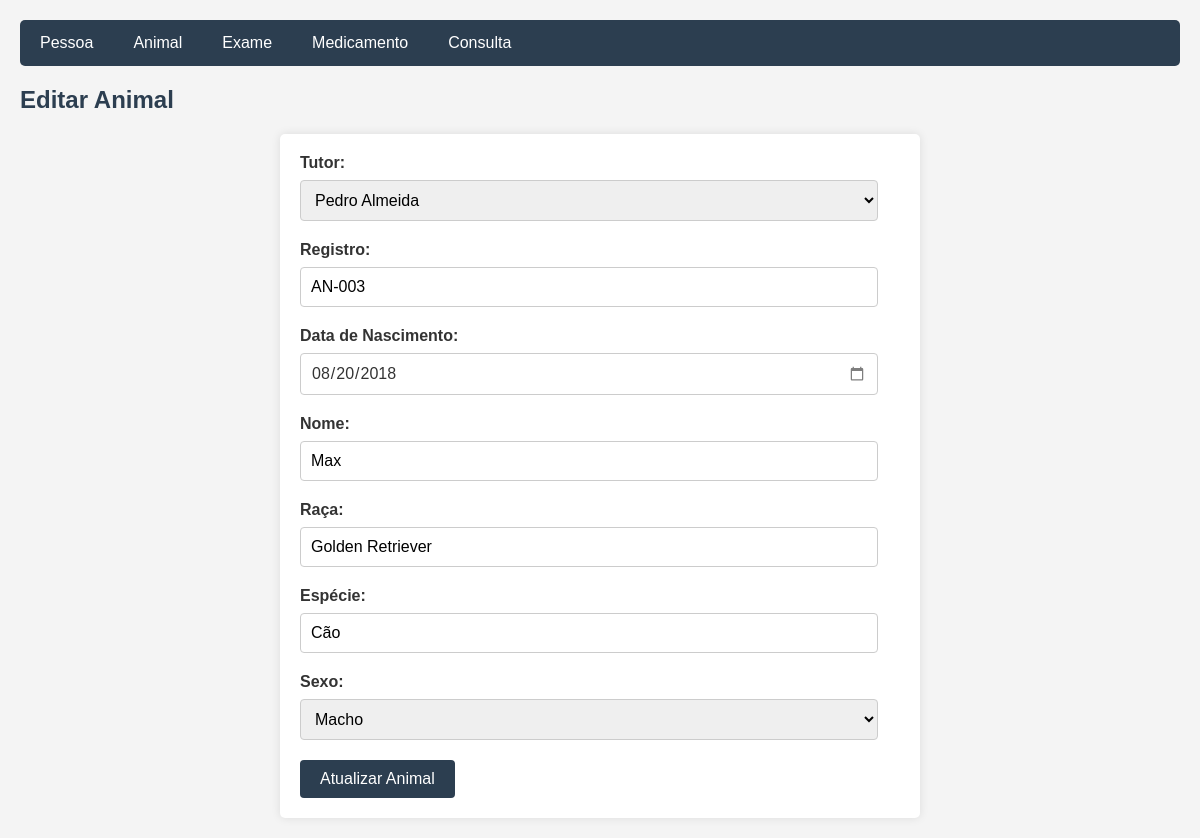
/Animal/update.php?idAnimal=3, run on the app's committed database.
### tables this page shows
CREATE TABLE IF NOT EXISTS Animal (
    idAnimal INT AUTO_INCREMENT NOT NULL PRIMARY KEY,
    idPessoa INT NOT NULL,
    registro VARCHAR(20) NOT NULL,
    dataNasc DATE NOT NULL,
    nome VARCHAR(60) NOT NULL,
    raca VARCHAR(60) NOT NULL,
    especie VARCHAR(60) NOT NULL,
    sexo ENUM('Macho', 'Fêmea') NOT NULL DEFAULT 'Macho',
    UNIQUE INDEX registro_UNIQUE (registro ASC) VISIBLE,
    CONSTRAINT fk_Animal_Pessoa
        FOREIGN KEY (idPessoa)
        REFERENCES Pessoa (idPessoa)
        ON DELETE RESTRICT
        ON UPDATE CASCADE);

### Animal/update.php (the view, shortened to what this page needs)
<?php
    include '../config.php';
    $idAnimal = $_GET['idAnimal'];
    $sql = "SELECT * FROM Animal WHERE idAnimal=$idAnimal";
    $result = $conn->query($sql);
    $row = $result->fetch_assoc();
?>
<!DOCTYPE html>
<html>
<head>
    <link rel="stylesheet" type="text/css" href="../styles.css">
</head>
<body>
    <div class="navbar">
        <a href="../Pessoa/index.php">Pessoa</a>
        <a href="index.php">Animal</a>
        <a href="../Exame/index.php">Exame</a>
        <a href="../Medicamento/index.php">Medicamento</a>
        <a href="../Consulta/index.php">Consulta</a>
    </div>
    <h2>Editar Animal</h2>
    <form method="post" action="">
        <label for="idPessoa">Tutor:</label>
        <select name="idPessoa" required>
            <?php
                include '../config.php';
                $sql = "SELECT idPessoa, nome FROM Pessoa";
                $resultTutors = $conn->query($sql);
                if ($resultTutors->num_rows > 0) {
                    while($tutor = $resultTutors->fetch_assoc()) {
                        $selected = $tutor['idPessoa'] == $row['idPessoa'] ? 'selected' : '';
                        echo "<option value='" . $tutor['idPessoa'] . "' $selected>" . $tutor['nome'] . "</option>";
                    }
                } else {
                    echo "<option value=''>Nenhum tutor disponível</option>";
                }
            ?>
        </select><br>
        <label for="registro">Registro:</label>
        <input type="text" name="registro" value="<?php echo $row['registro']; ?>" required><br>
        <label for="dataNasc">Data de Nascimento:</label>
        <input type="date" name="dataNasc" value="<?php echo $row['dataNasc']; ?>" required><br>
        <label for="nome">Nome:</label>
        <input type="text" name="nome" value="<?php echo $row['nome']; ?>" required><br>
        <label for="raca">Raça:</label>
        <input type="text" name="raca" value="<?php echo $row['raca']; ?>" required><br>
        <label for="especie">Espécie:</label>
        <input type="text" name="especie" value="<?php echo $row['especie']; ?>" required><br>
        <label for="sexo">Sexo:</label>
        <select name="sexo" required>
            <option value="Macho" <?php if ($row['sexo'] == 'Macho') echo 'selected'; ?>>Macho</option>
        </select><br>
        <input type="submit" value="Atualizar Animal">
    </form>
</body>
</html>

### styles.css (style rules this page uses)
body { font-family: Arial, sans-serif; background-color: #f4f4f4; margin: 0; padding: 20px; color: #333; }
h2 { color: #2c3e50; }
a { color: #3498db; text-decoration: none; }
form { background-color: #fff; padding: 20px; border-radius: 5px; box-shadow: 0 0 10px rgba(0, 0, 0, 0.1); max-width: 600px; margin: 0 auto; }
form label { display: block; margin-bottom: 8px; font-weight: bold; }
form input[type="text"], form input[type="number"], form input[type="email"], form input[type="tel"], form select { width: calc(100% - 22px); padding: 10px; margin-bottom: 20px; border: 1px solid #ccc; border-radius: 4px; box-sizing: border-box; font-size: 16px; }
input[type="date"], input[type="datetime-local"] { width: calc(100% - 22px); padding: 10px; margin-bottom: 20px; border: 1px solid #ccc; border-radius: 4px; box-sizing: border-box; font-size: 16px; font-family: Arial, sans-serif; }
input[type="date"], input[type="datetime-local"] { appearance: none; background-color: white; color: #333; }
form input[type="submit"] { background-color: #2c3e50; color: white; padding: 10px 20px; border: none; border-radius: 4px; cursor: pointer; font-size: 16px; }
.navbar { background-color: #2c3e50; overflow: hidden; border-radius: 5px; margin-bottom: 20px; }
.navbar a { float: left; display: block; color: white; text-align: center; padding: 14px 20px; text-decoration: none; }

### data on the page
animal: registro "AN-003", dataNasc "08/20/2018", nome "Max", raca "Golden Retriever", especie "Cão", sexo "Macho"

### other printed values
form field idPessoa "Pedro Almeida"
